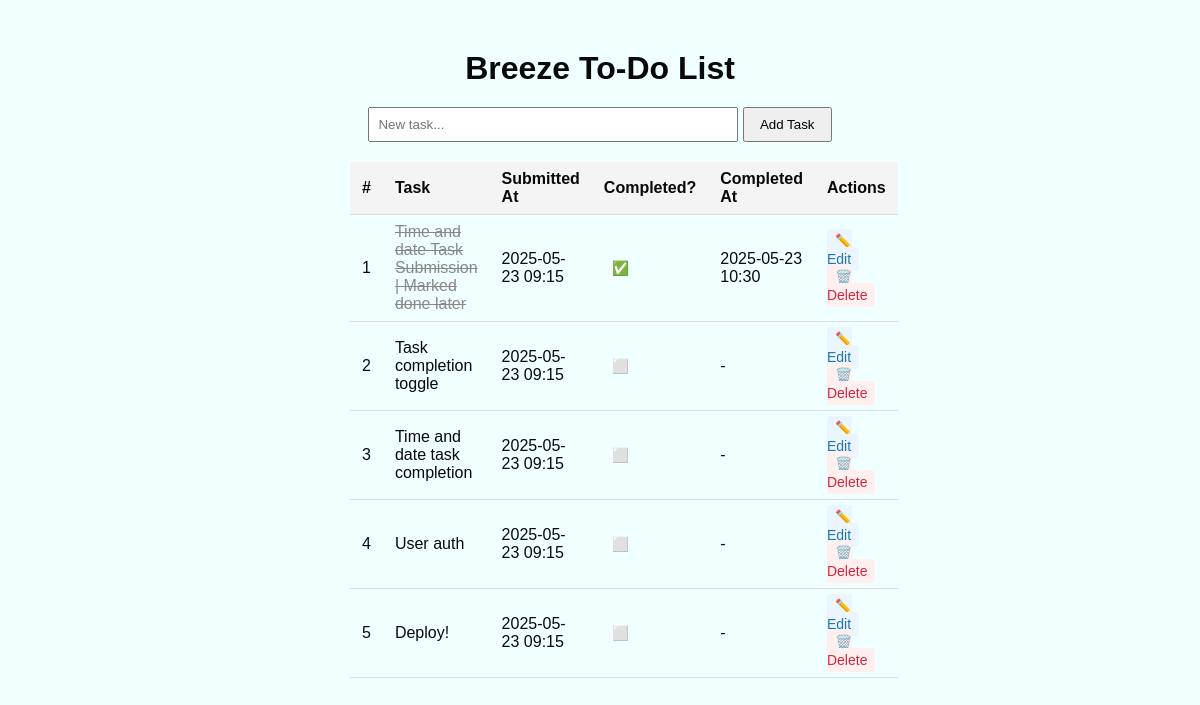
Before: / with the older database file.
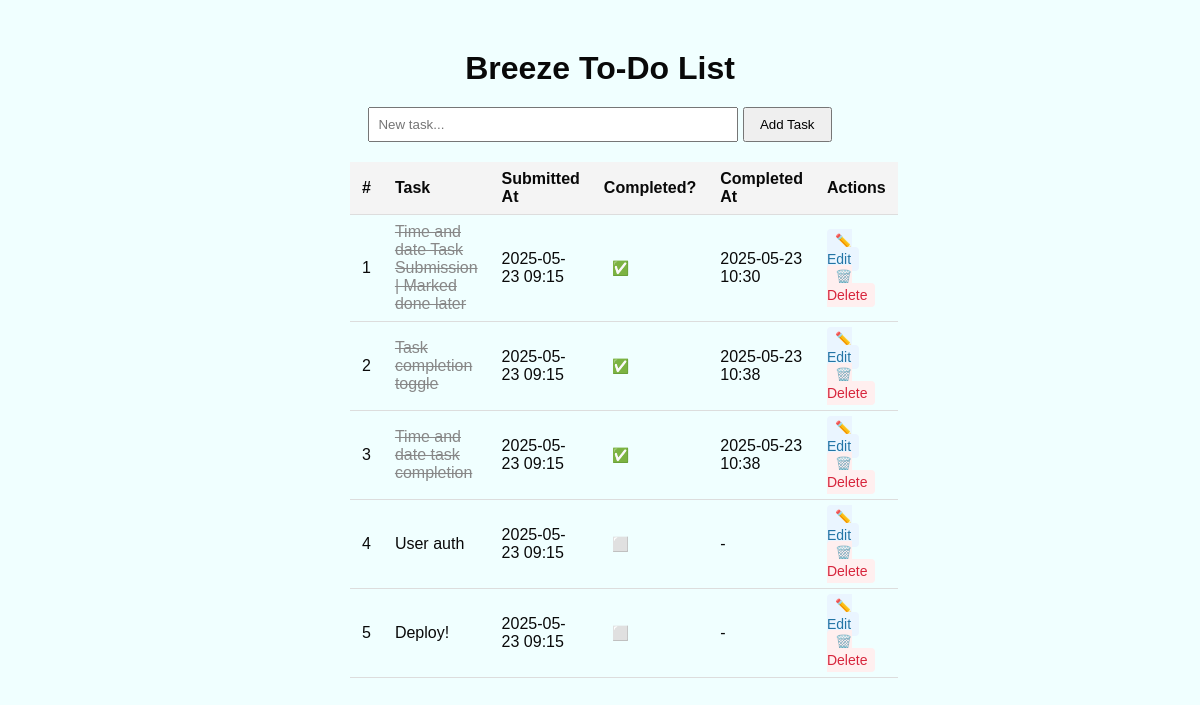
After: the same page with the newer database file.
### app.py (models this page shows, shortened)
class Task(db.Model):
    id = db.Column(db.Integer, primary_key=True)
    content = db.Column(db.String(200), nullable=False)
    timestamp = db.Column(db.DateTime, default=datetime.now)
    is_completed = db.Column(db.Boolean, default=False)
    completed_at = db.Column(db.DateTime, nullable=True)

### app.py (the view, shortened to what this page needs)
@app.route('/', methods=['GET', 'POST'])
def index():
    tasks = Task.query.all()
    return render_template('index.html', tasks=tasks)

### templates/index.html (shortened to what this page needs)
<!DOCTYPE html>
<html lang="en">
<head>
    <link rel="stylesheet" href="{{ url_for('static', filename='style.css') }}">
</head>
<body>
    <div class="container">
        <h1>Breeze To-Do List</h1>
        <form method="POST">
            <input type="text" name="content" placeholder="New task..." required>
            <button type="submit">Add Task</button>
        </form>
        <table>
    <thead>
        <tr>
            <th>#</th>
            <th>Task</th>
            <th>Submitted At</th>
            <th>Completed?</th>
            <th>Completed At</th>
            <th>Actions</th>
        </tr>
    </thead>
    <tbody>
        {% for task in tasks %}
        <tr>
            <td>{{ loop.index }}</td>
            <td>
                <span class="{% if task.is_completed %}completed{% endif %}">
        {{ task.content }}
    </span>
            </td>
            <td>
                {% if task.timestamp %}
                    {{ task.timestamp.strftime('%Y-%m-%d %H:%M') }}
                {% else %}
                    -
                {% endif %}
            </td>
            <td>
                <a href="{{ url_for('toggle', id=task.id) }}">
                    {% if task.is_completed %}
                        ✅
                    {% else %}
                        ⬜️
                    {% endif %}
                </a>
            </td>
            <td>
                {% if task.completed_at %}
                    {{ task.completed_at.strftime('%Y-%m-%d %H:%M') }}
                {% else %}
                    -
                {% endif %}
            </td>
            <td>
                <a href="{{ url_for('edit', id=task.id) }}">✏️ Edit</a>
                <a href="{{ url_for('delete', id=task.id) }}" onclick="return confirm('Delete this task?')">🗑️ Delete</a>
            </td>
        </tr>
        {% endfor %}
    </tbody>
</table>
    </div>
</body>
</html>

### static/style.css (style rules this page uses)
body { font-family: 'Trebuchet MS', 'Lucida Sans Unicode', 'Lucida Grande', 'Lucida Sans', Arial, sans-serif; background-color: azure; color: #090909; }
.container { width: 500px; margin: 50px auto; text-align: center; }
h1 { margin-bottom: 20px; }
input[type="text"] { width: 70%; padding: 8px; }
button { padding: 8px 15px; }
a { color: #ff4040; text-decoration: none; }
table { width: 100%; border-collapse: collapse; margin-top: 20px; }
th, td { padding: 8px 12px; border-bottom: 1px solid #ddd; text-align: left; }
th { background-color: #f4f4f4; }
td a { margin-right: 8px; padding: 4px 8px; border-radius: 4px; text-decoration: none; font-size: 14px; transition: background 0.2s; }
td a[href*="edit"] { background: #eaf5ff; color: #2274a5; }
td a[href*="delete"] { background: #ffefef; color: #d7263d; }
.completed { text-decoration: line-through; color: #888; }

Changed rows visible on the page:
changed Task "Task completion toggle": completed_at (not shown) → "2025-05-23 10:38"; is_completed "⬜️" → "✅"; no longer shows "-"
changed Task "Time and date task completion": completed_at (not shown) → "2025-05-23 10:38"; is_completed "⬜️" → "✅"; no longer shows "-"
